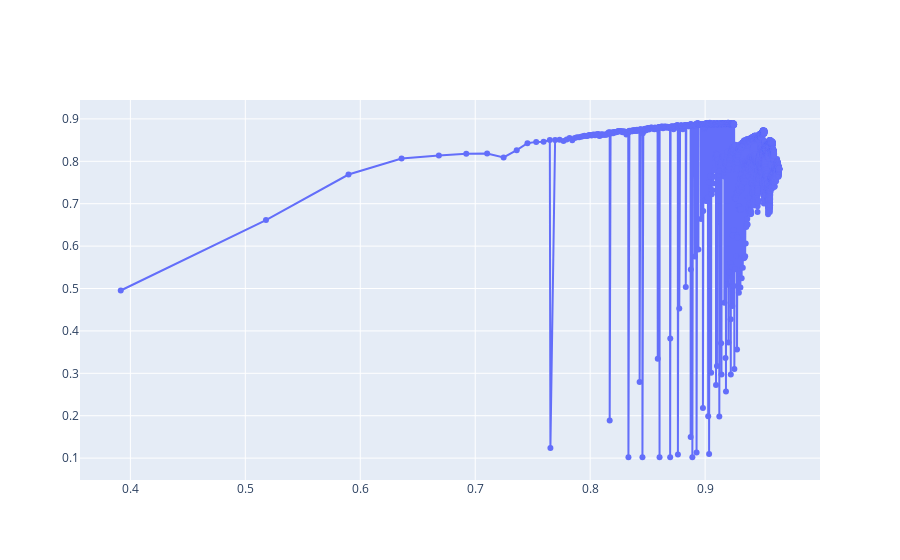

The notebook cell this image was saved under:
### Code cell
# xs,ys=get_best_of(list(df_bezier["compression"]),list(df_bezier["val_top_1"]),170)
# xs,ys=get_max_of(list(df_bezier["compression"]),list(df_bezier["val_top_1"]))

fig = go.Figure()
xs=df_bezier["compression"]
ys=df_bezier["val_top_1"]
fig.add_trace(go.Scatter(x=xs, y=ys,
                mode='lines+markers',
                name="SongHan"))


fig.show()

### Figure 1 — Plotly figure (JSON) as saved in the notebook; plotly's stock layout.template omitted (floating-point values rounded to 4 significant figures; data arrays with more than 128 entries replaced by an {"elided": "..."} marker saying what was removed)
{"data": [{"mode": "lines+markers", "name": "SongHan", "type": "scatter", "x": {"elided": "5000 float values"}, "y": {"elided": "5000 float values"}}], "layout": {}}
